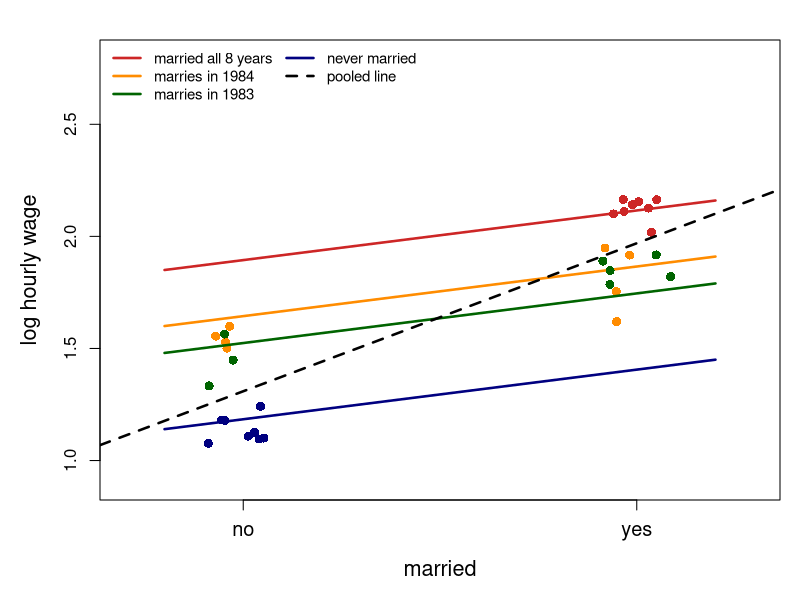
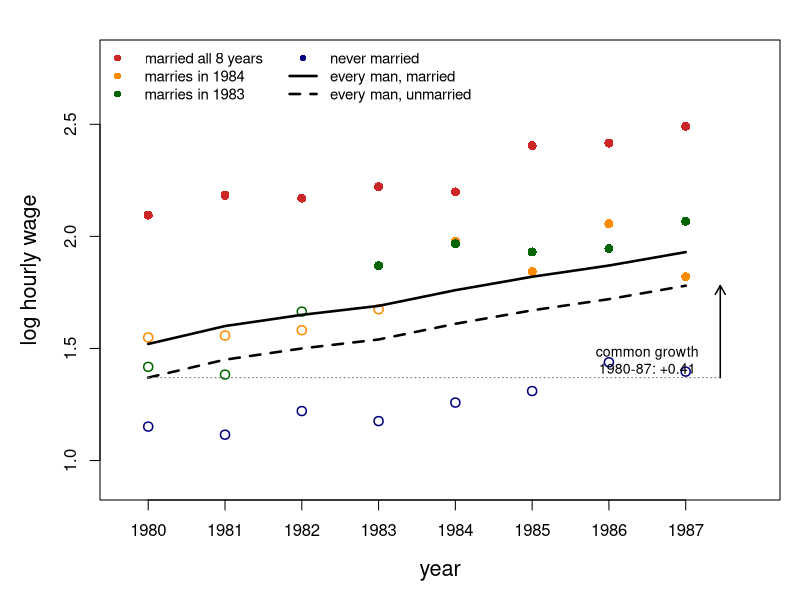
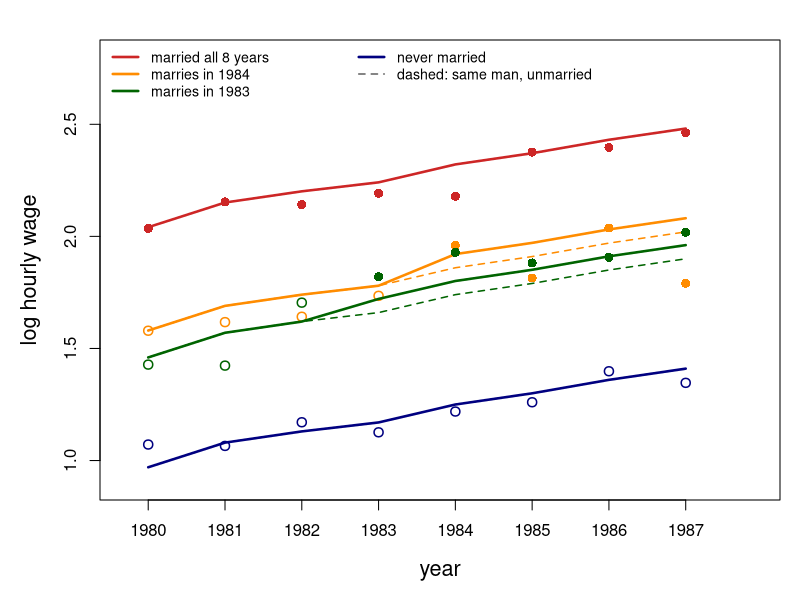
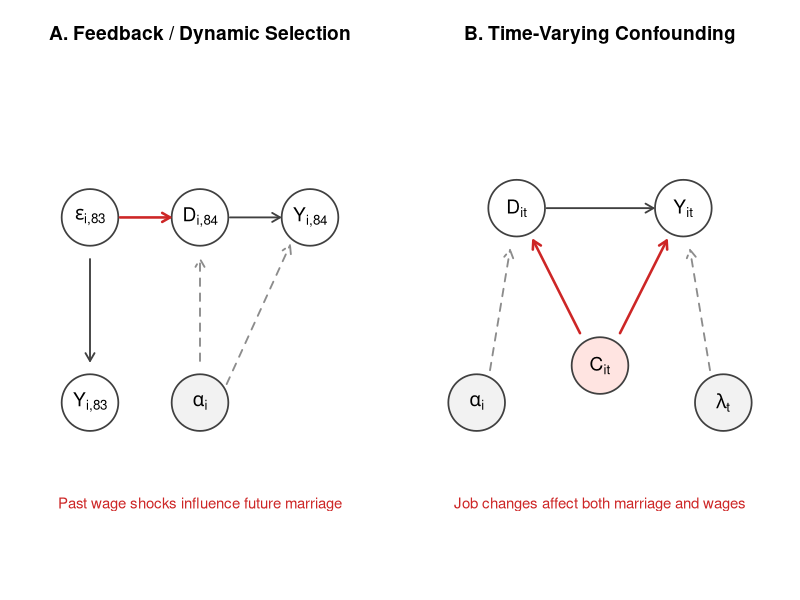
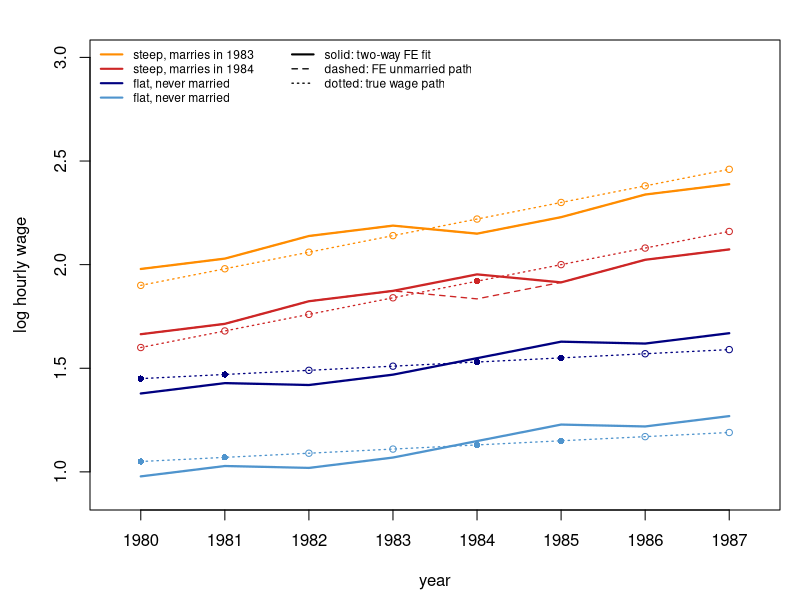
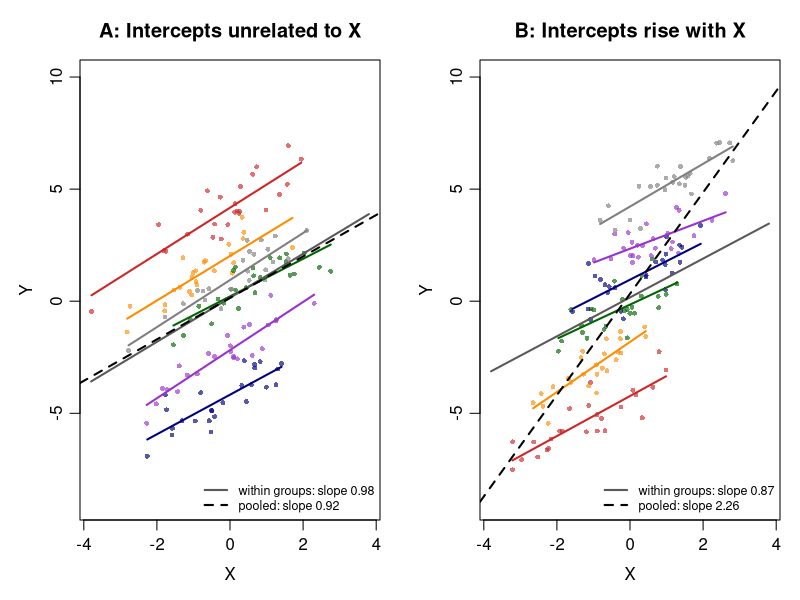
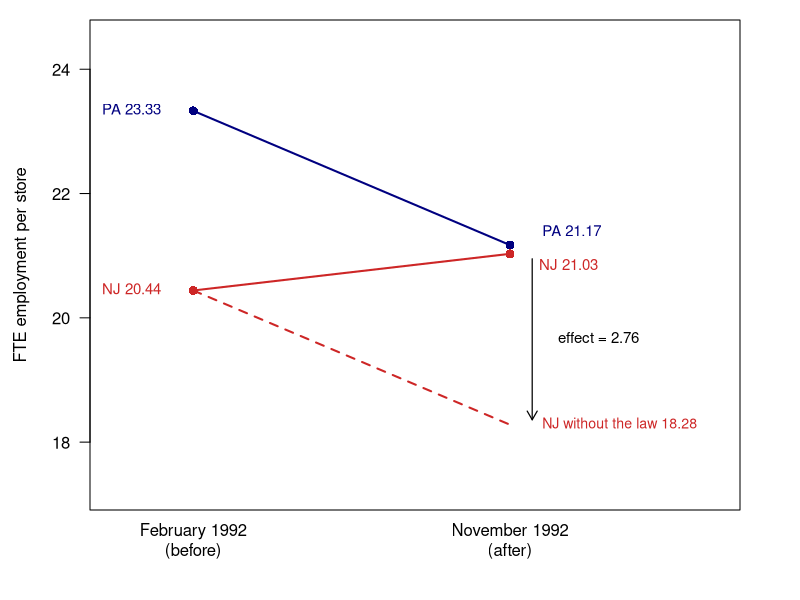
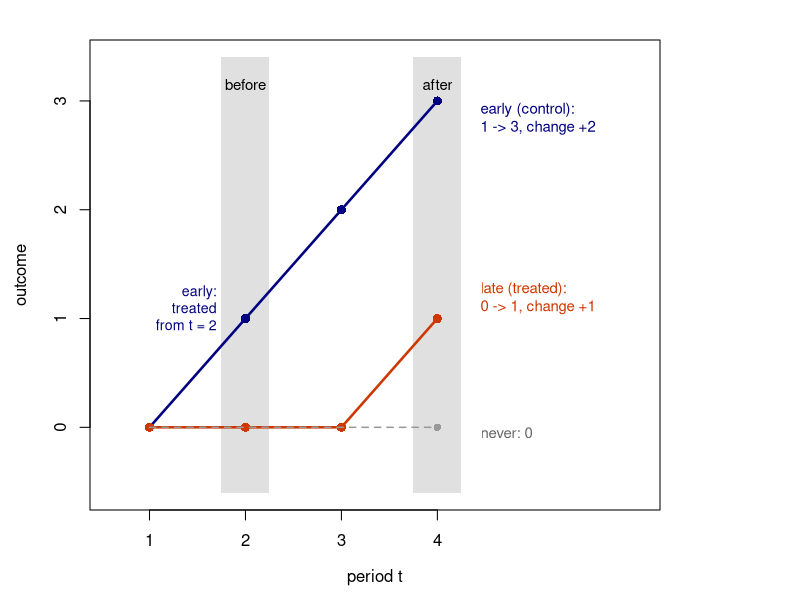

Here is the R script that generated these plots, in order:
## ---- chunk 1
#| echo: false

#| echo: false
#| fig-width: 9
#| fig-height: 6

set.seed(723)

# Four men observed over 8 years
years <- 1980:1987
men <- c("married all 8 years", "marries in 1984",
         "marries in 1983", "never married")

colors <- c("firebrick3", "darkorange", "darkgreen", "navy")

# Marriage status for each man
D <- rbind(
  rep(1, 8),             # Married throughout
  as.integer(years >= 1984),
  as.integer(years >= 1983),
  rep(0, 8)              # Never married
)

# Individual-specific wage levels
alpha <- c(1.85, 1.60, 1.48, 1.14)

# Generate wages around individual-specific lines
Y <- matrix(NA, nrow = 4, ncol = 8)

for (i in 1:4) {
  Y[i, ] <- alpha[i] + 0.31 * D[i, ] +
    rnorm(8, sd = 0.08)
}

# Horizontal jitter for visibility
x <- D + matrix(runif(32, -0.09, 0.09), 4, 8)

# Plot
par(mar = c(5, 5, 2, 1))

plot(NA,
     xlim = c(-0.3, 1.3),
     ylim = c(0.9, 2.8),
     xaxt = "n",
     xlab = "married",
     ylab = "log hourly wage",
     cex.lab = 1.3)

axis(1, at = c(0, 1), labels = c("no", "yes"), cex.axis = 1.2)

# Individual observations and fixed-effect lines
for (i in 1:4) {

  points(x[i, ], Y[i, ],
         pch = 16, col = colors[i], cex = 1.2)

  # Individual intercepts with common slope
  segments(-0.2, alpha[i],
           1.2, alpha[i] + 0.31,
           col = colors[i], lwd = 2.5)
}

# Pooled OLS regression
df <- data.frame(
  wage = as.vector(t(Y)),
  married = as.vector(t(D))
)

pooled <- lm(wage ~ married, data = df)

# Dashed pooled regression line
abline(pooled, col = "black", lty = 2, lwd = 2.5)

# Legend
legend("topleft",
       legend = c(men, "pooled line"),
       col = c(colors, "black"),
       lty = c(1, 1, 1, 1, 2),
       lwd = 2.5,
       bty = "n",
       cex = 0.9,
       ncol = 2)
## ---- chunk 2
#| echo: false

#| echo: false
#| fig-width: 9
#| fig-height: 6

set.seed(723)

years <- 1980:1987

# Four men
men <- c("married all 8 years",
         "marries in 1984",
         "marries in 1983",
         "never married")

cols <- c("firebrick3", "darkorange",
          "darkgreen", "navy")

# Marriage status by year
D <- rbind(
  rep(1, 8),
  as.integer(years >= 1984),
  as.integer(years >= 1983),
  rep(0, 8)
)

# Common year effects: increase of 0.41
lambda <- c(0, 0.08, 0.13, 0.17,
            0.24, 0.30, 0.35, 0.41)

# Simulated wages for four men
alpha <- c(1.95, 1.55, 1.45, 1.05)

Y <- matrix(NA, nrow = 4, ncol = 8)

for (i in 1:4) {
  Y[i, ] <- alpha[i] + lambda +
    0.15 * D[i, ] + rnorm(8, sd = 0.08)
}

# Plot
par(mar = c(5, 5, 2, 1))

plot(NA,
     xlim = c(1979.7, 1987.9),
     ylim = c(0.9, 2.8),
     xaxt = "n",
     xlab = "year",
     ylab = "log hourly wage",
     cex.lab = 1.3)

axis(1, at = years, labels = years)

# Observations
for (i in 1:4) {
  points(years, Y[i, ],
         pch = ifelse(D[i, ] == 1, 16, 1),
         col = cols[i],
         cex = 1.2,
         lwd = 1.5)
}

# Estimated common year path
unmarried_path <- 1.37 + lambda
married_path <- unmarried_path + 0.15

lines(years, unmarried_path,
      lty = 2, lwd = 2.5, col = "black")

lines(years, married_path,
      lty = 1, lwd = 2.5, col = "black")

# Common growth annotation
segments(1980, unmarried_path[1],
         1987.45, unmarried_path[1],
         lty = 3, col = "grey50")

arrows(1987.45, unmarried_path[1],
       1987.45, unmarried_path[8],
       length = 0.1, lwd = 1.5)

text(1986.5, 1.45,
     "common growth\n1980-87: +0.41",
     cex = 0.85)

# Legend
legend("topleft",
       legend = c(men,
                  "every man, married",
                  "every man, unmarried"),
       col = c(cols, "black", "black"),
       pch = c(rep(16, 4), NA, NA),
       lty = c(rep(NA, 4), 1, 2),
       lwd = c(rep(NA, 4), 2.5, 2.5),
       ncol = 2,
       bty = "n",
       cex = 0.9)
## ---- chunk 3
#| echo: false

#| echo: false
#| fig-width: 9
#| fig-height: 6

set.seed(723)

years <- 1980:1987

# Marriage status: four men
D <- rbind(
  rep(1, 8),                    # Married all 8 years
  as.integer(years >= 1984),   # Marries in 1984
  as.integer(years >= 1983),   # Marries in 1983
  rep(0, 8)                    # Never married
)

cols <- c("firebrick3", "darkorange", "darkgreen", "navy")

# Common year fixed effects
lambda <- c(0, 0.11, 0.16, 0.20,
            0.28, 0.33, 0.39, 0.44)

# Individual fixed effects
alpha <- c(1.98, 1.58, 1.46, 0.97)

# Marriage effect
beta <- 0.061

# Simulated observed wages
Y <- matrix(NA, nrow = 4, ncol = 8)

for (i in 1:4) {
  Y[i, ] <- alpha[i] + lambda +
    beta * D[i, ] + rnorm(8, sd = 0.08)
}

# Plot
par(mar = c(5, 5, 2, 1))

plot(NA,
     xlim = c(1979.7, 1987.9),
     ylim = c(0.9, 2.8),
     xaxt = "n",
     xlab = "year",
     ylab = "log hourly wage",
     cex.lab = 1.3)

axis(1, at = years, labels = years)

# Individual wage trajectories
for (i in 1:4) {

  # Unmarried potential outcome
  y0 <- alpha[i] + lambda

  # Married potential outcome
  y1 <- y0 + beta

  # Observed fitted trajectory
  fitted <- y0 + beta * D[i, ]

  # Observed data points
  points(years, Y[i, ],
         pch = ifelse(D[i, ] == 1, 16, 1),
         col = cols[i],
         cex = 1.2,
         lwd = 1.5)

  # Unmarried reference trajectory for switchers
  if (i %in% c(2, 3)) {
    lines(years, y0,
          col = cols[i], lty = 2, lwd = 1.5)
  }

  # Fitted trajectory
  lines(years, fitted,
        col = cols[i], lwd = 2.5)
}

# Legend
legend("topleft",
       legend = c("married all 8 years",
                  "marries in 1984",
                  "marries in 1983",
                  "never married",
                  "dashed: same man, unmarried"),
       col = c(cols, "grey40"),
       lty = c(1, 1, 1, 1, 2),
       lwd = c(2.5, 2.5, 2.5, 2.5, 1.5),
       ncol = 2,
       bty = "n",
       cex = 0.85)
## ---- chunk 4
#| echo: false
#| fig-width: 11
#| fig-height: 5.5

# DAGs: Violations of Strict Exogeneity
# Base R only

op <- par(
  mfrow = c(1, 2),
  mar = c(2, 1, 3, 1),
  xpd = NA
)

# Draw circular nodes
node <- function(x, y, label, r = 0.085,
                 fill = "white") {
  symbols(x, y, circles = r,
          inches = FALSE, add = TRUE,
          bg = fill, fg = "grey25",
          lwd = 1.7)
  text(x, y, label, cex = 1.15)
}

# Draw straight arrows
arrow <- function(x0, y0, x1, y1,
                  col = "grey25", lwd = 1.8,
                  lty = 1) {
  arrows(x0, y0, x1, y1,
         length = 0.09,
         col = col, lwd = lwd,
         lty = lty)
}

# ====================================
# Panel A: Feedback
# ====================================

plot.new()
plot.window(xlim = c(0, 1), ylim = c(0, 1))

title("A. Feedback / Dynamic Selection",
      cex.main = 1.15, line = 1)

# Nodes
node(0.17, 0.70, expression(epsilon[i*",83"]))
node(0.50, 0.70, expression(D[i*",84"]))
node(0.83, 0.70, expression(Y[i*",84"]))

node(0.17, 0.30, expression(Y[i*",83"]))
node(0.50, 0.30, expression(alpha[i]),
     fill = "grey95")

# Feedback: past wage shock -> future marriage
arrow(0.26, 0.70, 0.41, 0.70,
      col = "firebrick3", lwd = 2.5)

# Marriage -> current wage
arrow(0.59, 0.70, 0.74, 0.70)

# Past wage shock -> past wage
arrow(0.17, 0.61, 0.17, 0.39)

# Stable traits -> marriage
arrow(0.50, 0.39, 0.50, 0.61,
      col = "grey55", lty = 2)

# Stable traits -> wage
arrow(0.58, 0.34, 0.77, 0.64,
      col = "grey55", lty = 2)

text(0.50, 0.08,
     "Past wage shocks influence future marriage",
     cex = 0.9, col = "firebrick3")

# ====================================
# Panel B: Time-Varying Confounding
# ====================================

plot.new()
plot.window(xlim = c(0, 1), ylim = c(0, 1))

title("B. Time-Varying Confounding",
      cex.main = 1.15, line = 1)

# Nodes
node(0.25, 0.72, expression(D[it]))
node(0.75, 0.72, expression(Y[it]))

node(0.50, 0.38, expression(C[it]),
     fill = "mistyrose")

node(0.13, 0.30, expression(alpha[i]),
     fill = "grey95")

node(0.87, 0.30, expression(lambda[t]),
     fill = "grey95")

# Marriage -> wage
arrow(0.34, 0.72, 0.66, 0.72)

# Confounder -> marriage
arrow(0.44, 0.45, 0.30, 0.65,
      col = "firebrick3", lwd = 2.5)

# Confounder -> wage
arrow(0.56, 0.45, 0.70, 0.65,
      col = "firebrick3", lwd = 2.5)

# Stable traits -> marriage
arrow(0.17, 0.37, 0.23, 0.63,
      col = "grey55", lty = 2)

# Common year effect -> wage
arrow(0.83, 0.37, 0.77, 0.63,
      col = "grey55", lty = 2)

text(0.50, 0.08,
     "Job changes affect both marriage and wages",
     cex = 0.9, col = "firebrick3")

par(op)
## ---- chunk 5
#| echo: false
#| fig-width: 10
#| fig-height: 6

# Hypothetical example: true marriage effect = 0

years <- 1980:1987
t <- 0:7

# Four men: two steep, two flat
id <- rep(1:4, each = 8)
year <- rep(years, times = 4)
time <- rep(t, times = 4)

# Man-specific wage intercepts
alpha <- c(1.90, 1.60, 1.45, 1.05)

# Man-specific wage growth
slope <- c(0.08, 0.08, 0.02, 0.02)

# Marriage status
D <- rbind(
  as.integer(years >= 1983),
  as.integer(years >= 1984),
  rep(0, 8),
  rep(0, 8)
)

# True wages: marriage has NO effect
Y <- sapply(1:4, function(i) alpha[i] + slope[i] * t)

df <- data.frame(
  id = factor(id),
  year = factor(year),
  time = time,
  married = as.vector(D),
  wage = as.vector(Y)
)

# Two-way fixed-effects regression
fit <- lm(wage ~ married + id + year, data = df)

# Model with individual-specific slopes
fit_slopes <- lm(wage ~ married + id + id:time, data = df)

cat("TWFE estimate:", round(coef(fit)["married"], 3), "\n")
cat("With individual slopes:",
    round(coef(fit_slopes)["married"], 3), "\n")

# Fitted values under TWFE
df$twfe <- fitted(fit)

# Individual-specific no-marriage baseline
beta_hat <- coef(fit)["married"]
df$unmarried_fit <- df$twfe - beta_hat * df$married

# Colors
cols <- c("darkorange", "firebrick3", "navy", "steelblue3")

# Plot
op <- par(mar = c(4.5, 4.5, 2, 1))

plot(NA,
     xlim = c(1979.7, 1987.3),
     ylim = c(0.9, 3.0),
     xaxt = "n",
     xlab = "year",
     ylab = "log hourly wage")

axis(1, at = years)

for (i in 1:4) {

  z <- df[df$id == as.character(i), ]

  # True wage path: dotted
  lines(years, z$wage,
        col = cols[i], lty = 3, lwd = 1.3)

  # Counterfactual unmarried path: dashed
  if (i <= 2) {
    lines(years, z$unmarried_fit,
          col = cols[i], lty = 2, lwd = 1.3)
  }

  # TWFE fitted path: solid
  lines(years, z$twfe,
        col = cols[i], lwd = 2.2)

  # Observed wages
  points(years, z$wage,
         col = cols[i],
         pch = ifelse(z$married == 1, 16, 1),
         cex = 0.85)
}

legend("topleft",
       legend = c(
         "steep, marries in 1983",
         "steep, marries in 1984",
         "flat, never married",
         "flat, never married",
         "solid: two-way FE fit",
         "dashed: FE unmarried path",
         "dotted: true wage path"
       ),
       col = c(cols, "black", "black", "black"),
       lty = c(rep(1, 4), 1, 2, 3),
       lwd = c(rep(2, 4), 2, 1.3, 1.3),
       bty = "n",
       cex = 0.72,
       ncol = 2)

par(op)
## ---- chunk 6
#| echo: false
#| fig-width: 10
#| fig-height: 5

set.seed(723)

# Six groups, 25 observations per group
G <- 6
n <- 25
N <- G * n
beta <- 1

cols <- c(
  "firebrick3", "darkorange", "darkgreen",
  "navy", "darkorchid", "grey50"
)

# Common helper: fit and plot one world
draw_panel <- function(x, y, group, main) {

  pooled <- lm(y ~ x)
  within <- lm(y ~ x + factor(group))

  plot(x, y,
       col = adjustcolor(cols[group], alpha.f = 0.65),
       pch = 16, cex = 0.65,
       xlim = c(-3.8, 3.8),
       ylim = c(-9, 10),
       xlab = "X", ylab = "Y",
       main = main)

  # Individual group regression lines
  for (j in 1:G) {
    sel <- group == j
    fit_j <- lm(y[sel] ~ x[sel])

    xx <- seq(min(x[sel]), max(x[sel]), length.out = 100)
    yy <- coef(fit_j)[1] + coef(fit_j)[2] * xx

    lines(xx, yy, col = cols[j], lwd = 2)
  }

  # Overall within-group slope, centered at grand means
  xx <- seq(-3.8, 3.8, length.out = 100)
  b_fe <- coef(within)["x"]
  yy_fe <- mean(y) + b_fe * (xx - mean(x))

  lines(xx, yy_fe, col = "grey35", lwd = 2)

  # Pooled OLS slope
  abline(pooled, col = "black", lty = 2, lwd = 2)

  legend("bottomright",
         legend = c(
           paste0("within groups: slope ",
                  round(b_fe, 2)),
           paste0("pooled: slope ",
                  round(coef(pooled)["x"], 2))
         ),
         col = c("grey35", "black"),
         lty = c(1, 2),
         lwd = 2,
         bty = "n",
         cex = 0.75)
}

# -----------------------------------------
# Panel A: Group intercepts unrelated to X
# -----------------------------------------

group <- rep(1:G, each = n)

# Group intercepts
alpha_A <- c(4, 2, 0, -4, -2, 1)

# Group-specific X means, unrelated to intercepts
mu_A <- c(0.2, -0.5, 0.5, -0.2, 0.1, -0.1)

x_A <- rnorm(N, mean = rep(mu_A, each = n), sd = 1.1)

y_A <- rep(alpha_A, each = n) +
  beta * x_A + rnorm(N, sd = 0.65)

# -----------------------------------------
# Panel B: Group intercepts correlated with X
# -----------------------------------------

# Same intercept values, different group ordering
alpha_B <- c(-4, -2, 0, 1, 2, 4)

# High-X groups have high intercepts
mu_B <- c(-1.4, -0.9, -0.3, 0.3, 0.9, 1.4)

x_B <- rnorm(N, mean = rep(mu_B, each = n), sd = 1)

y_B <- rep(alpha_B, each = n) +
  beta * x_B + rnorm(N, sd = 0.65)

# -----------------------------------------
# Plot two panels
# -----------------------------------------

op <- par(
  mfrow = c(1, 2),
  mar = c(4, 4, 3, 1),
  mgp = c(2.2, 0.7, 0)
)

draw_panel(
  x_A, y_A, group,
  "A: Intercepts unrelated to X"
)

draw_panel(
  x_B, y_B, group,
  "B: Intercepts rise with X"
)

par(op)
## ---- chunk 7
#| echo: false
#| fig-width: 8
#| fig-height: 5.5

# Card and Krueger: Difference-in-Differences

# Observed employment
PA <- c(23.33, 21.17)
NJ <- c(20.44, 21.03)

# NJ counterfactual under parallel trends
NJ_cf <- NJ[1] + (PA[2] - PA[1])

# Difference-in-differences
did <- (NJ[2] - NJ[1]) - (PA[2] - PA[1])

# Plot
op <- par(mar = c(4.5, 4.5, 1, 3), xpd = NA)

plot(NA,
     xlim = c(0.75, 2.65),
     ylim = c(17.2, 24.5),
     xaxt = "n",
     xlab = "",
     ylab = "FTE employment per store",
     las = 1)

axis(1, at = c(1, 2),
     labels = c("February 1992\n(before)",
                "November 1992\n(after)"),
     tick = FALSE, line = 0.5)

# PA: control group
lines(c(1, 2), PA,
      col = "navy", lwd = 2)

points(c(1, 2), PA,
       col = "navy", pch = 16, cex = 1.2)

# NJ: treated group
lines(c(1, 2), NJ,
      col = "firebrick3", lwd = 2)

points(c(1, 2), NJ,
       col = "firebrick3", pch = 16, cex = 1.2)

# Counterfactual NJ trend
lines(c(1, 2), c(NJ[1], NJ_cf),
      col = "firebrick3", lty = 2, lwd = 2)

# Labels
text(0.93, PA[1], "PA 23.33",
     col = "navy", pos = 2, cex = 0.9)

text(2.07, PA[2] + 0.2, "PA 21.17",
     col = "navy", pos = 4, cex = 0.9)

text(0.93, NJ[1], "NJ 20.44",
     col = "firebrick3", pos = 2, cex = 0.9)

text(2.06, NJ[2] - 0.2, "NJ 21.03",
     col = "firebrick3", pos = 4, cex = 0.9)

text(2.07, NJ_cf, "NJ without the law 18.28",
     col = "firebrick3", pos = 4, cex = 0.85)

# Vertical arrow indicating treatment effect
arrows(2.07, NJ[2] - 0.08,
       2.07, NJ_cf + 0.08,
       length = 0.10, lwd = 1.2)

text(2.12, (NJ[2] + NJ_cf) / 2,
     "effect = 2.76",
     pos = 4, cex = 0.9)

par(op)
## ---- chunk 8
#| echo: false
#| fig-width: 9
#| fig-height: 5.5

# Toy example: staggered treatment timing
t <- 1:4

early <- c(0, 1, 2, 3)
late  <- c(0, 0, 0, 1)
never <- c(0, 0, 0, 0)

op <- par(mar = c(4.5, 4.5, 2, 7), xpd = NA)

plot(NA,
     xlim = c(0.6, 6.1),
     ylim = c(-0.6, 3.4),
     xaxt = "n",
     xlab = expression("period " * t),
     ylab = "outcome",
     bty = "o")

axis(1, at = 1:4, labels = 1:4)

# Highlight the before and after periods
rect(1.75, -0.6, 2.25, 3.4,
     col = "grey88", border = NA)

rect(3.75, -0.6, 4.25, 3.4,
     col = "grey88", border = NA)

text(2, 3.15, "before", cex = 0.9)
text(4, 3.15, "after", cex = 0.9)

# Early-treated unit
lines(t, early, col = "navy", lwd = 2.5)
points(t, early, col = "navy", pch = 16, cex = 1.2)

# Late-treated unit
lines(t, late, col = "orangered3", lwd = 2.5)
points(t, late, col = "orangered3", pch = 16, cex = 1.2)

# Never-treated unit
lines(t, never, col = "grey60",
      lty = 2, lwd = 1.5)

points(4, 0, col = "grey60", pch = 16, cex = 1)

# Annotations
text(1.70, 1.10,
     "early:\ntreated\nfrom t = 2",
     col = "navy", cex = 0.85, adj = 1)

text(4.45, 2.85,
     "early (control):\n1 -> 3, change +2",
     col = "navy", adj = 0, cex = 0.9)

text(4.45, 1.20,
     "late (treated):\n0 -> 1, change +1",
     col = "orangered3", adj = 0, cex = 0.9)

text(4.45, -0.05,
     "never: 0",
     col = "grey40", adj = 0, cex = 0.9)

par(op)
## ---- chunk 9
#| echo: false
#| fig-width: 10
#| fig-height: 3.8

# Event time: treatment starts at period 4
k <- -3:2

# Three event-study patterns
growing <- c(0, 0, 0, 1, 2, 3)
fading  <- c(0, 0, 0, 3, 2, 1)
trend   <- c(-0.8, -0.4, 0, 0.4, 0.8, 1.2)

effects <- list(growing, fading, trend)

titles <- c(
  "growing: TWFE 2",
  "fading: TWFE 2",
  "trend, no effect: TWFE 1.2"
)

op <- par(
  mfrow = c(1, 3),
  mar = c(3.8, 3.5, 2.6, 0.6),
  mgp = c(2, 0.6, 0)
)

for (j in 1:3) {

  plot(k, effects[[j]],
       type = "b",
       pch = 16,
       col = "navy",
       lwd = 2,
       cex = 0.9,
       xlim = c(-3.2, 2.2),
       ylim = c(-1, 3.4),
       xaxt = "n",
       xlab = "event time",
       ylab = expression(tau[k]),
       main = titles[j],
       cex.main = 0.85)

  axis(1, at = k)

  # Zero-effect reference
  abline(h = 0, col = "grey50", lwd = 1)

  # Treatment begins at event time 0
  abline(v = -0.5, col = "grey60", lty = 3)
}

par(op)
